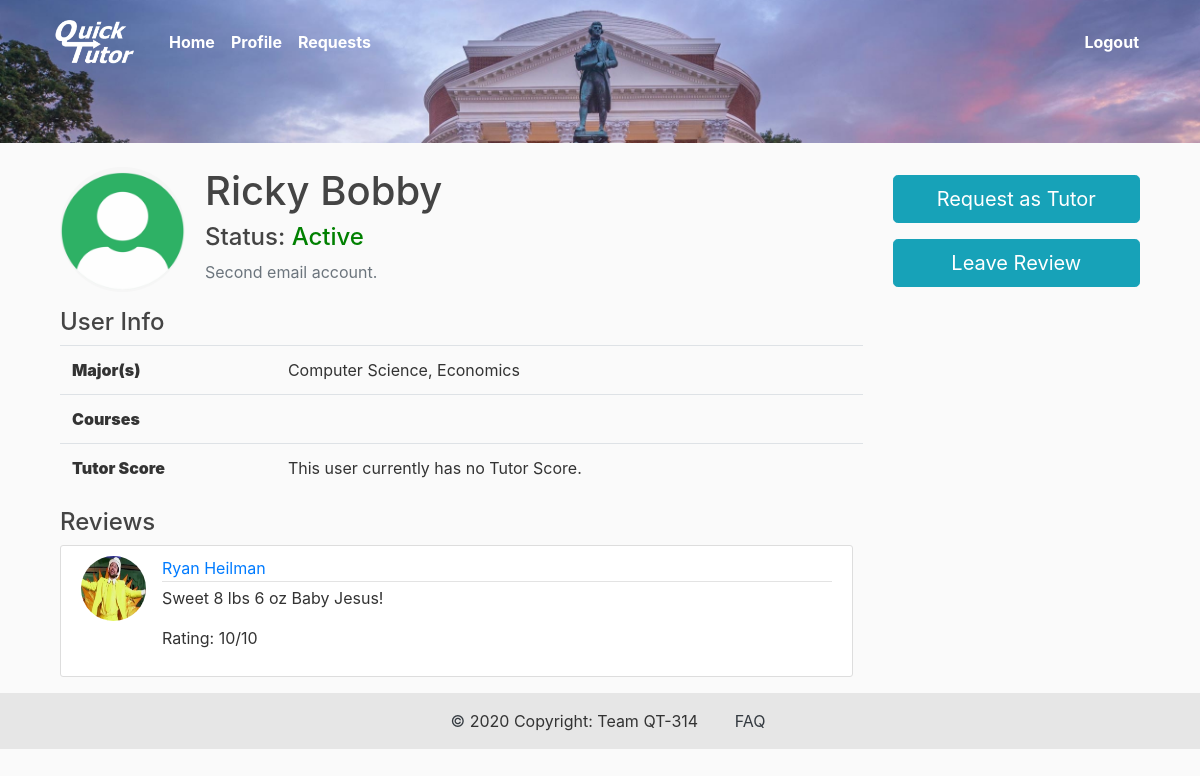
Page /users/profile/12/ (signed in) on the earlier database version.
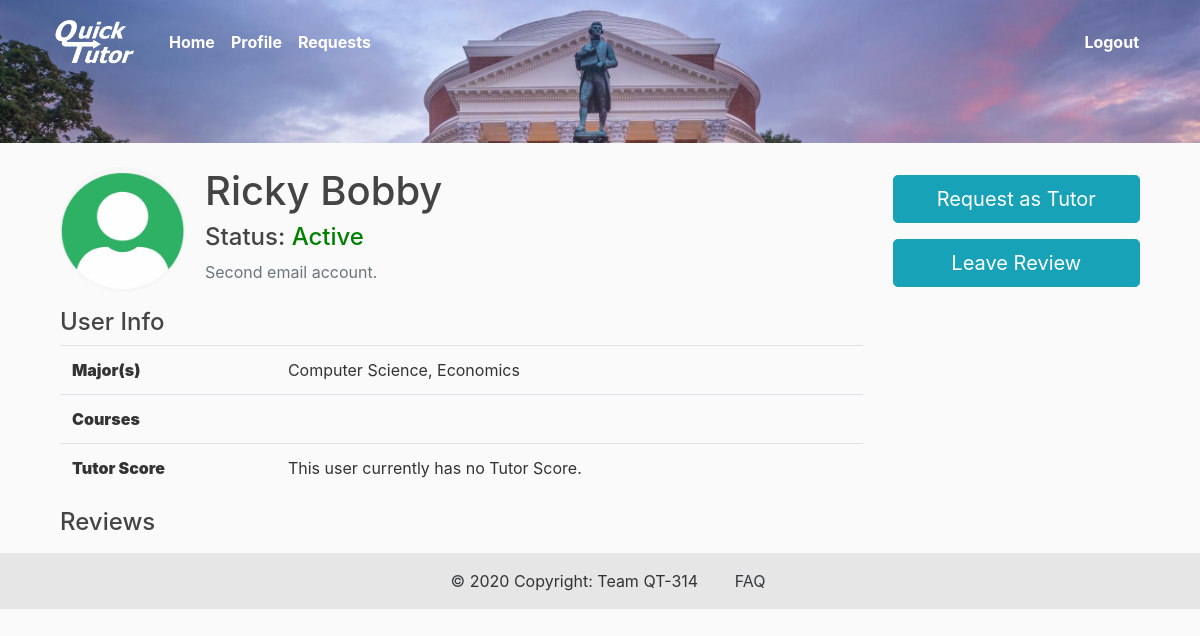
Same page on the later database version.
### users/models.py (models this page shows, shortened)
class Profile(models.Model):
	user = models.OneToOneField(User, on_delete=models.CASCADE)
	image = models.ImageField(default='default.png', upload_to='profile_pics', blank=True)
	first_name = models.CharField(max_length=50)
	last_name = models.CharField(max_length=50)
	major = models.CharField(max_length=75)
	major2 = models.CharField(max_length=75, blank=True)
	phone_regex = RegexValidator(regex=r'([0-9]{3}-){2}[0-9]{4}', message="Phone number must be entered in the format: 999-999-9999.")
	phone_number = models.CharField(validators=[phone_regex], max_length=12, blank=False)
	courses = models.TextField(blank=True, help_text="List any courses you feel comfortable tutoring for.")
	description = models.TextField(blank=True, verbose_name="bio", help_text="Write a brief description of yourself. Be sure to include areas of strength for tutoring and any other information you would like other users to know.")
	location = models.CharField(max_length=50, blank=True, default='')
	current_client = models.OneToOneField(Ask, on_delete=models.SET_NULL, null=True, blank=True)
	tutor_score = models.FloatField(null=True, blank=True)
	num_ratings = models.IntegerField(blank=True, default=0)
	active = models.BooleanField(default=False)
	initialized = models.BooleanField(default=False)

class Comment(models.Model):
	reviewer = models.ForeignKey(User, on_delete=models.CASCADE, related_name='reviewer')
	reviewee = models.ForeignKey(User, on_delete=models.CASCADE, related_name='reviewee')
	rating = models.IntegerField()
	comment_text = models.TextField(verbose_name="comment")

### users/views.py (the view)
# urls.py: path('profile/<int:profile_id>/', views.profile_page, name='profile_page'),
@login_required
def profile_page(request, profile_id):
	profile = get_object_or_404(Profile, pk=profile_id)
	comments = profile.user.reviewee.all()
	return render(request, 'users/profile.html', {'profile':profile, 'comments':comments})

### users/templates/users/profile.html (shortened to what this page needs)
{% extends "tutor/base.html" %}
{% load static %}
{% block content %}
<div class="container mt-2">
  <div class="row">
    <div class="col-xs-12 col-sm-9">
      <div class="panel panel-default">
        <div class="media mt-3">
          <img class="rounded-circle account-img" src="{{ profile.image.url }}" alt="...">
          <div class="media-body">
            <h1>{{ profile.first_name }} {{ profile.last_name }}</h1>
            {% if profile.active %}
              <h4 style="display: inline;">Status: </h4>
              <h4 style="display: inline; color: green;">Active</h4>
            {% else %}
              <h4 style="display: inline;">Status: </h4>
              <h4 style="display: inline; color: red;">Inactive</h4>
            {% endif %}
            <p class="text-muted mt-2">{{ profile.description }}</p>
          </div>
        </div>
      </div>
      <div class="panel panel-default">
        <div class="panel-heading">
          <h4 class="panel-title">User Info</h4>
        </div>
        <div class="panel-body">
          <table class="table profile__table">
            <tbody>
              <tr>
                <th><strong>Major(s)</strong></th>
                {% if profile.major2 %}
                  <td>{{ profile.major }}, {{ profile.major2 }}</td>
                {% else %}
                  <td>{{ profile.major }}</td>
                {% endif %}
              </tr>
              <tr>
                <th><strong>Courses</strong></th>
                <td>{{ profile.courses }}</td>
              </tr>
              {% if user == profile.user %}
                <tr>
                  <th><strong>Tutor Score</strong></th>
                  {% if profile.tutor_score == None %}
                    <td>Try tutoring other students to accrue ratings and build your tutor score.</td>
                  {% else %}
                    <td>{{ profile.tutor_score }}/10 <small>based on {{profile.num_ratings}} ratings</small></td>
                  {% endif %}
                </tr>
              {% else %}
                <tr>
                  <th><strong>Tutor Score</strong></th>
                  {% if profile.tutor_score == None %}
                    <td>This user currently has no Tutor Score.</td>
                  {% else %}
                    <td>{{ profile.tutor_score }}/10 <small>based on {{profile.num_ratings}} ratings</small></td>
                  {% endif %}
                </tr>
              {% endif %}
            </tbody>
          </table>
        </div>
      </div>
      <div class="panel panel-default">
        <div class="panel-heading">
          <h4 class="panel-title">Reviews</h4>
        </div>
        <div class="panel-body mb-3">
          {% for comment in comments %}
            <article class="media content-section">
              <img class="rounded-circle article-img" src="{{ comment.reviewer.profile.image.url }}">
              <div class="media-body">
                <div class="article-metadata">
                  <a class="mr-2" href="{% url 'profile_page' comment.reviewer.profile.id %}">{{ comment.reviewer.profile.first_name }} {{ comment.reviewer.profile.last_name }}</a>
                </div>
                <p class="article-content">{{ comment.comment_text }}</p>
                <p class="article-title">Rating: {{ comment.rating }}/10</p>
              </div>
            </article>
          {% endfor %}
        </div>
      </div>
    </div>
    <div class="col-xs-12 col-sm-3 mt-4">
      {% if user == profile.user %}
        <p>
          <a href="{% url 'edit_profile' profile.id %}" class="profile__contact-btn btn btn-lg btn-block btn-info" data-toggle="modal" data-target="#profile__contact-form">
            Edit Profile
          </a>
        </p>
      {% else %}
        <p>
          <a href="{% url 'request' profile.user.id %}" class="profile__contact-btn btn btn-lg btn-block btn-info" data-toggle="modal" data-target="#profile__contact-form">
            Request as Tutor
          </a>
        </p>
        <p>
          <a class="profile__contact-btn btn btn-lg btn-block btn-info" href="{% url 'review' profile.user.id %}">Leave Review</a>
        </p>
      {% endif %}
    </div>
  </div>
</div>
{% endblock content %}

### tutor/templates/tutor/base.html (shortened to what this page needs)
{% load static %}
<!DOCTYPE html>
<html>
<head>
    <link rel="stylesheet" href="https://maxcdn.bootstrapcdn.com/bootstrap/4.0.0/css/bootstrap.min.css">
    <link rel="stylesheet" type="text/css" href="{% static 'tutor/main.css' %}">
</head>
<body>
  <div>
    <img src="../../../../static/tutor/images/rotunda5.jpeg" style="width: 100%;">
  </div>
  <div class="section-2 box">
    <header class="site-header">
      <nav class="navbar navbar-expand-md navbar-transparent fixed-top" style="position:top">
        <div class="container">
          <a class="navbar-brand mr-4" href="{% url 'home' %}">
            <img style="max-width: 100px;" src="../../../../static/tutor/images/quickTutorlogowhite.png" alt="Logo">
          </a>
          <div class="collapse navbar-collapse" id="navbarToggle">
            <div class="navbar-nav mr-auto">
              <a class="nav-item nav-button" href="{% url 'home' %}">Home</a>
              <a class="nav-item nav-button" href="{% url 'profile_page' user.profile.id %}">Profile</a>
              <a class="nav-item nav-button" href="{% url 'inbox' %}">Requests</a>
            </div>
            <div class="navbar-nav">
              <a class="nav-button" id="logout" href="{% url 'account_logout' %}" >Logout</a>
            </div>
          </div>
        </div>
      </nav>
    </header>
  </div>
  <main role="main" class="container">
    {% block content %}
    {% endblock %}
  </main>
  <footer class="page-footer font-small footer py-3 static-bottom" style="text-align: center; background-color: #E6E6E6">
    <div class="footer-copyright text-center d-inline ml-3 mr-3"><a class="text-dark" href="https://www.twitch.tv/caelumcv">©</a> 2020 Copyright: Team QT-314</div>
    <div class="text-center d-inline ml-3">
      <a class="text-dark" href="{% url 'FAQ' %}">FAQ</a>
    </div>
  </footer>
</body>
</html>

### tutor/static/tutor/main.css (style rules this page uses)
body { background: #fafafa; color: #333333; }
h1, h2, h3, h4, h5, h6 { color: #444444; }
* { padding: 0px; margin: 0px; box-sizing: border-box; }
.box { height: auto; width: 100%; }
.nav-button { color: white; font-weight: bold; padding-right: 1em; }
.account-img { height: 125px; width: 125px; margin-right: 20px; margin-bottom: 16px; }

Differences in the rows shown:
removed Comment: reviewer.profile.image (picture), reviewer.profile.first_name "Ryan", reviewer.profile.last_name "Heilman", comment_text "Sweet 8 lbs 6 oz Baby Jesus!", rating "10"
